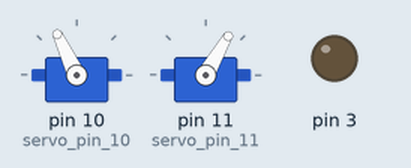
Bench run of a sketch on a simulated Arduino Uno, built with avr-gcc and run on an emulated ATmega328P. Shown: 2 × servo, output pins drawn as LEDs (lit = HIGH).

Above: at 0.05 s.
At 0.75 s:
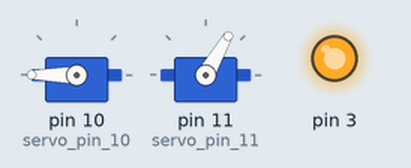
At 1.45 s:
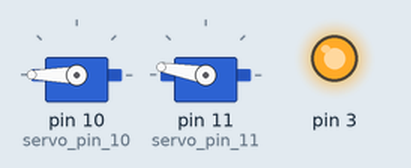
At 2.9 s:
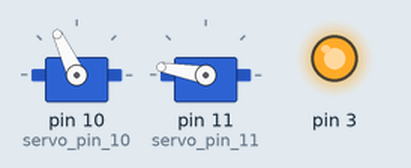
Timing chart, 0 to 3.3 s (numbered marks = the images above):
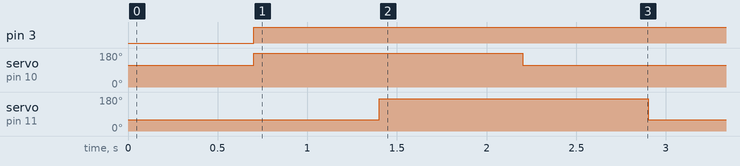

Measured:
- by itself, pin 3: LOW → HIGH at 0.70 s
- by itself, servo on pin 10 (servo_pin_10): alternates 180° for 1.5 s and 115° for 1.4 s
- by itself, servo on pin 11 (servo_pin_11): alternates 170° for 1.5 s and 60° for 1.4 s

The sketch:

sketch_may01a.ino
```cpp
#include <Servo.h>
#include <Ultrasonic.h>

Servo servo_pin_10;
Servo servo_pin_11;
//libraries at http://www.duinoedu.com/
Ultrasonic monUltrasonic(5);

void setup()
{
  servo_pin_10.attach(10);
  servo_pin_11.attach(11);
  pinMode( 3 , OUTPUT);
}

void loop()
{
  servo_pin_10.write( 115 );
  servo_pin_11.write( 60 );
  delay( 700 );
  if (( ( monUltrasonic.mesurer() ) < ( 7 ) ))
  {
    digitalWrite( 3 , HIGH );
    servo_pin_10.write( 180 );
    delay( 700 );
    servo_pin_11.write( 170 );
    delay( 800 );
    servo_pin_10.write( 115 );
    delay( 700 );
  }
  else
  {
    digitalWrite( 3 , LOW );
  }
}
```
